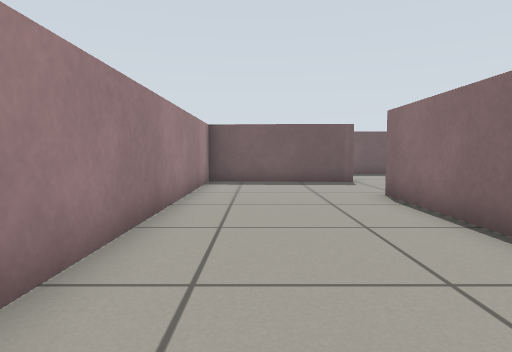
[1] (above)

16 first-person views from a walk through a Gazebo world. The camera is 0.51 m above the floor, tilts 4° down and sees 75° across. The floor is counted in squares, 0.5 m on a side. Each view is taken from the middle of a square. On the plan, view 1 faces up. The plan holds only what a view shows up to about 13 squares ahead; the rest is blank.

[2]
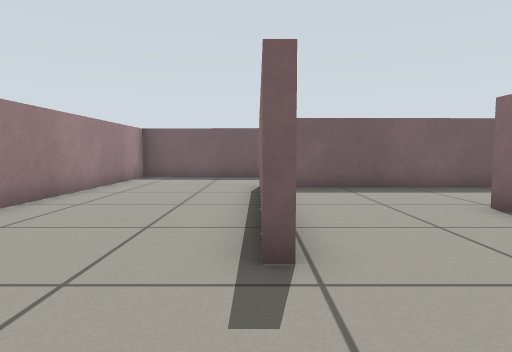

[3]
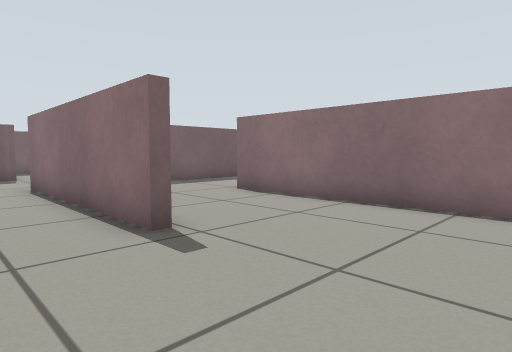

[4]
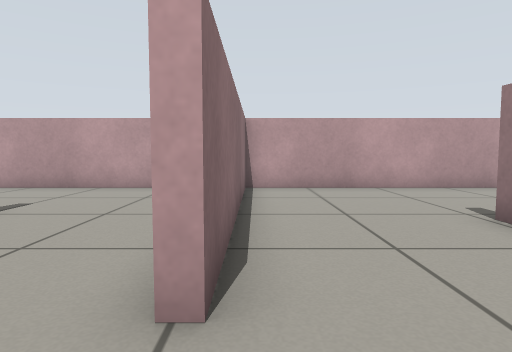

[5]
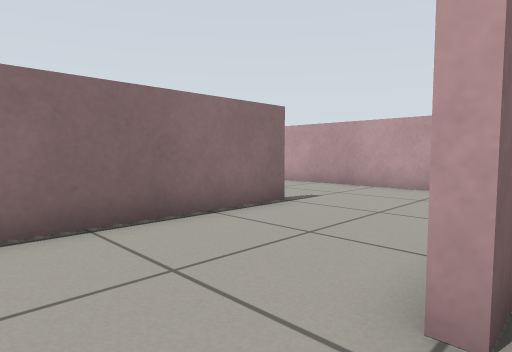

[6]
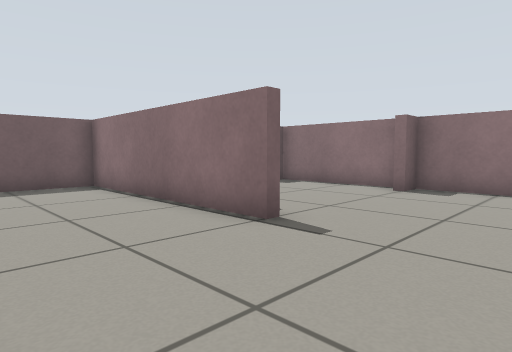

[7]
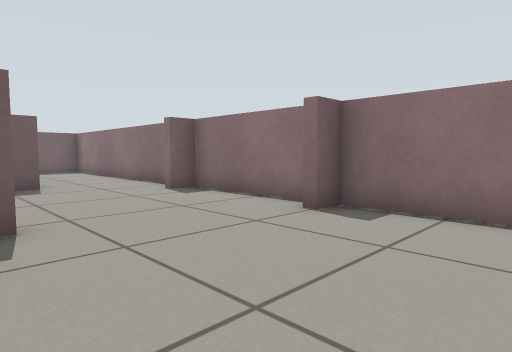

[8]
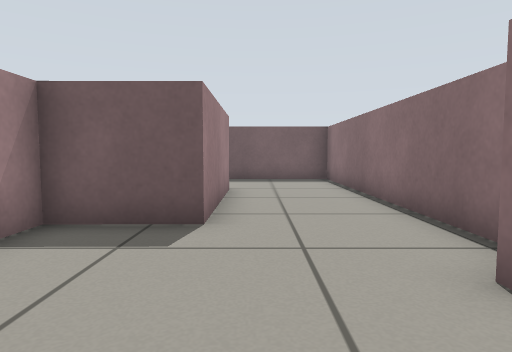

[9]
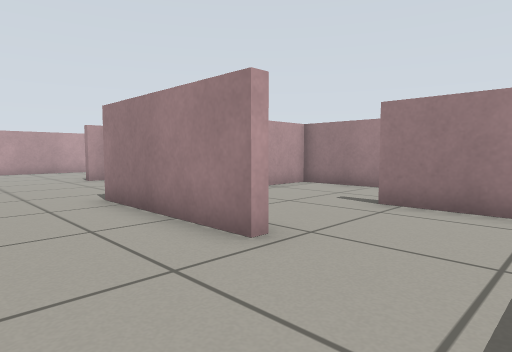

[10]
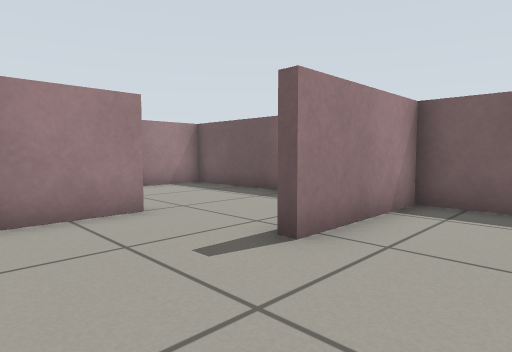

[11]
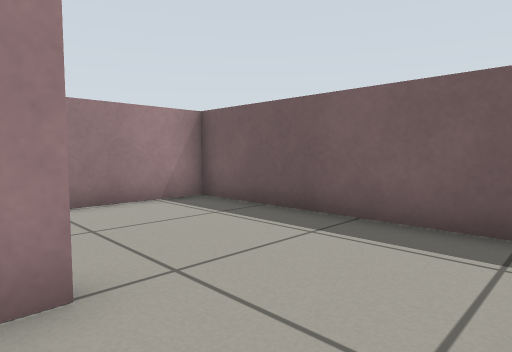

[12]
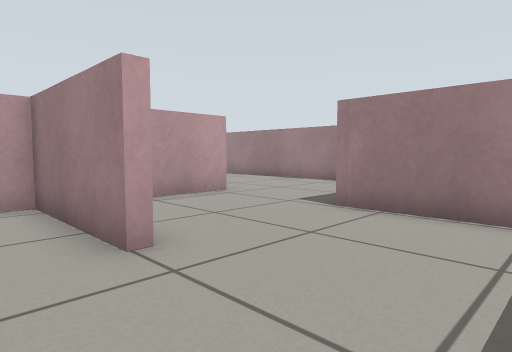

[13]
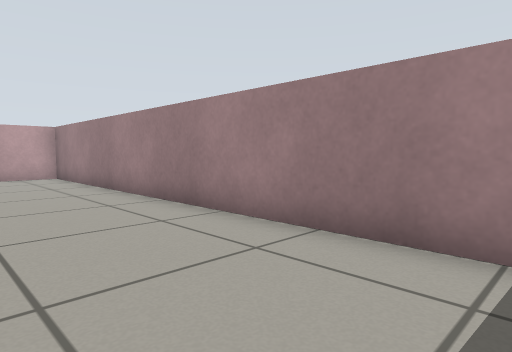

[14]
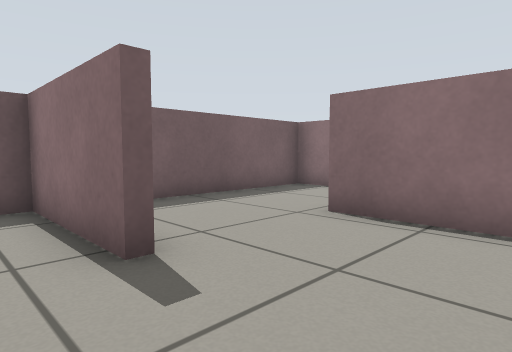

[15]
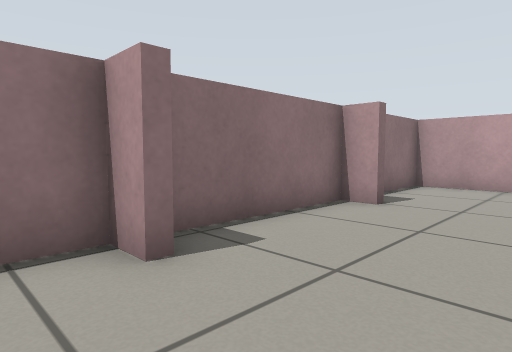

[16]
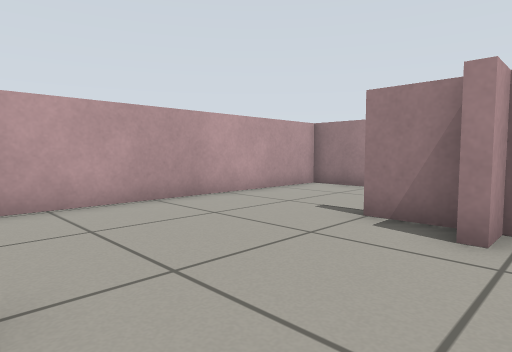

### Floor plan
Points are (right, up) in squares from view 1. A wall is a line through its corners. A room is listed if a view was taken in it or the views show most of it. See-through windows are left out.
Room 1 (views 1, 2, 3, 4, 5, 6, 7, 8, 9, 10, 11, 12, 13, 14, 15, 16)
walls: (11.9, 2.3) (12.8, 2.3) (12.8, 1.9); (12, 1.9) (12, 0.4); (3.4, 1.4) (3.4, 0.9); (11.7, 0.4) (11.7, 7.7) (4.1, 7.6); (3.1, 1) (3.1, 7.9) (5.3, 7.9); (7.7, -1.7) (7.7, -3.6) (17.7, -3.6) (17.7, 0.4) (16.9, 0.4); (7.6, 11.7) (7.6, 8) (9.4, 8); (10.3, 12) (10.3, 15.8) (3.4, 15.8) (3.4, 11.6) (-1.7, 11.8) (-1.7, -3.6) (7.3, -3.6) (7.3, 4.1); (14, 9.5) (14, 12.2) (14.3, 12.2) (14.3, 7.7) (12, 7.7) (12, 6.9); (16.9, 5.6) (17.7, 5.6) (17.7, 15.8) (10.6, 15.8) (10.6, 12); (16.9, 0.7) (17.7, 0.7) (17.7, 5.3) (16.9, 5.3)

Positions as (right, up) in squares from view 1, and headings:
1: (0, 0), facing up
2: (3, -2), facing up
3: (1, -3), facing up-right
4: (7, 6), facing down
5: (7, 6), facing down-right
6: (8, -3), facing up-right
7: (12, -3), facing up-right
8: (15, 3), facing up
9: (17, 15), facing down-left
10: (13, 9), facing up-left
11: (10, 11), facing up-left
12: (9, 15), facing down-left
13: (2, 11), facing down-left
14: (9, 9), facing up-right
15: (14, 7), facing down-right
16: (17, 3), facing down-left
